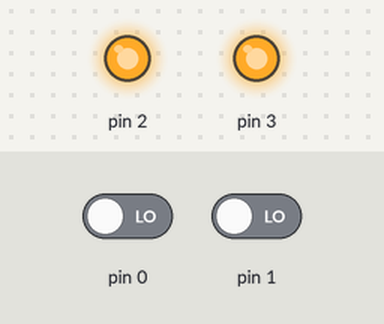
Bench run of a sketch on a simulated Arduino Uno, built with avr-gcc and run on an emulated ATmega328P. Parts: output pins drawn as LEDs (lit = HIGH). The test bench sets the inputs (shaded band); at power-on: pin 0 LOW, pin 1 LOW.

Above: at 1.2 s.
1.3 s: pin 0 driven HIGH
At 1.8 s:
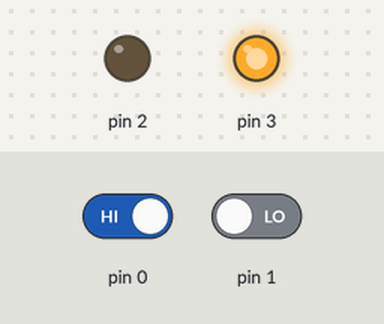
2.8 s: pin 1 driven HIGH
At 4.0 s:
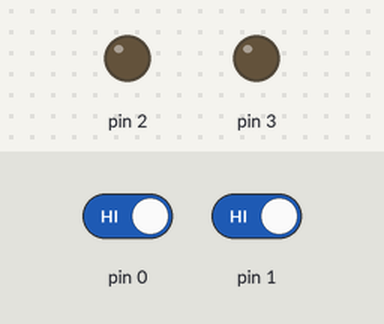
4.3 s: pin 0 driven LOW
At 5.5 s:
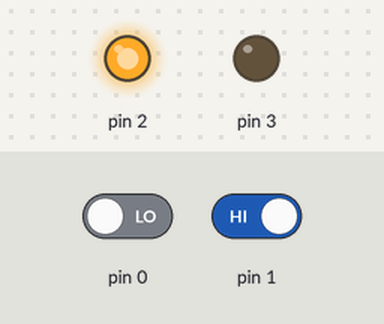
5.8 s: pin 1 driven LOW
At 6.4 s:
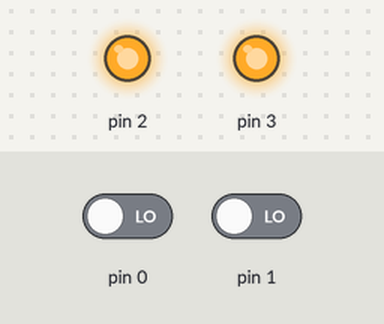
Timing chart, 0 to 8.3 s (numbered marks = the images above; inputs shaded):
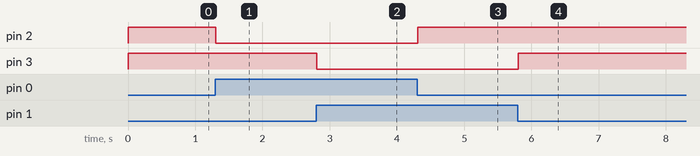

The sketch:

69b7a2ff7102b.ino
```cpp
// C++ code
//
void setup()
{
  pinMode(0, INPUT);
  pinMode(2, OUTPUT);
  pinMode(1, INPUT);
  pinMode(3, OUTPUT);
}

void loop()
{
  if (digitalRead(0) == HIGH) {
    digitalWrite(2, LOW);
  } else {
    digitalWrite(2, HIGH);
  }
  if (digitalRead(1) == HIGH) {
    digitalWrite(3, LOW);
  } else {
    digitalWrite(3, HIGH);
  }
  delay(10); // Delay a little bit to improve simulation performance
}
```

Measured:
- after the input at 1.3 s, pin 2: HIGH → LOW at once
- after the input at 2.8 s, pin 3: HIGH → LOW at once
- after the input at 4.3 s, pin 2: LOW → HIGH at once
- after the input at 5.8 s, pin 3: LOW → HIGH at once
